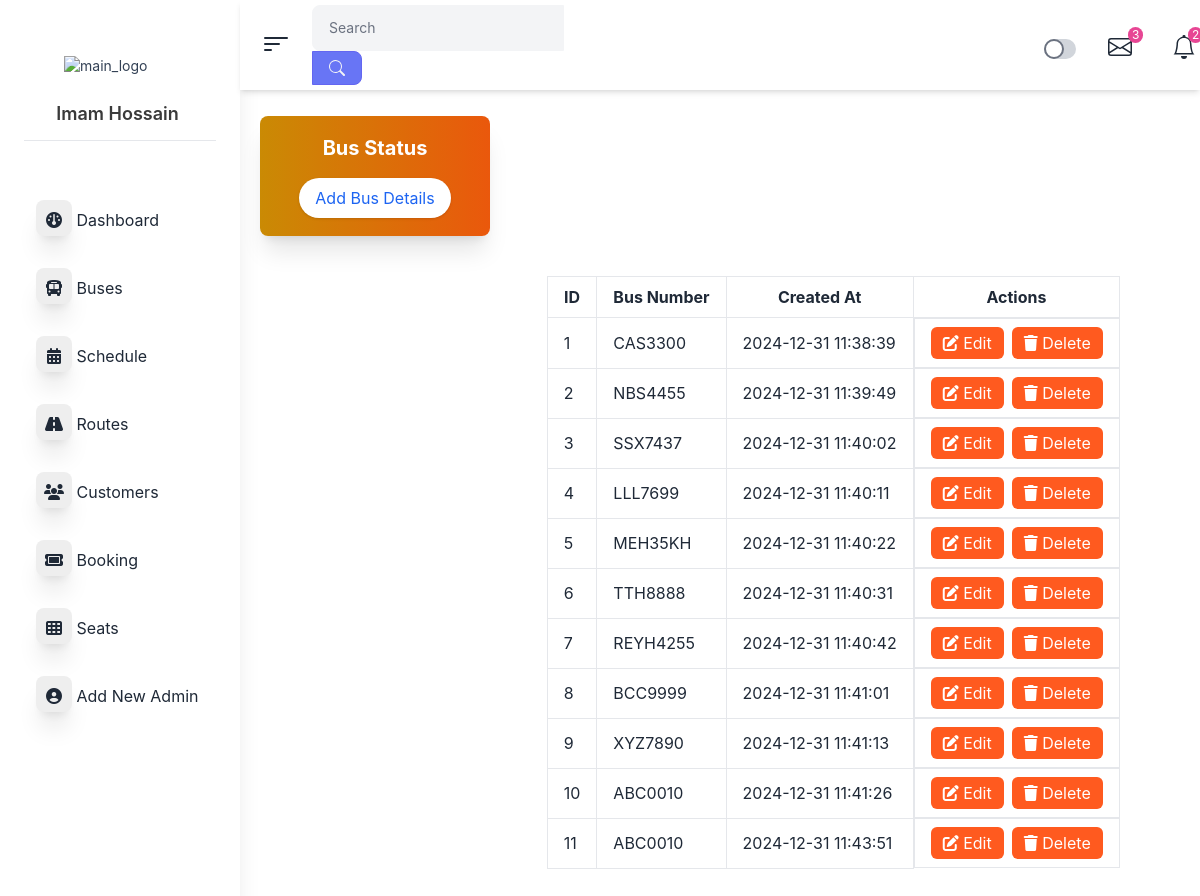
The app's page /AdminPanle/dashboard.php?pages=buses, older data.
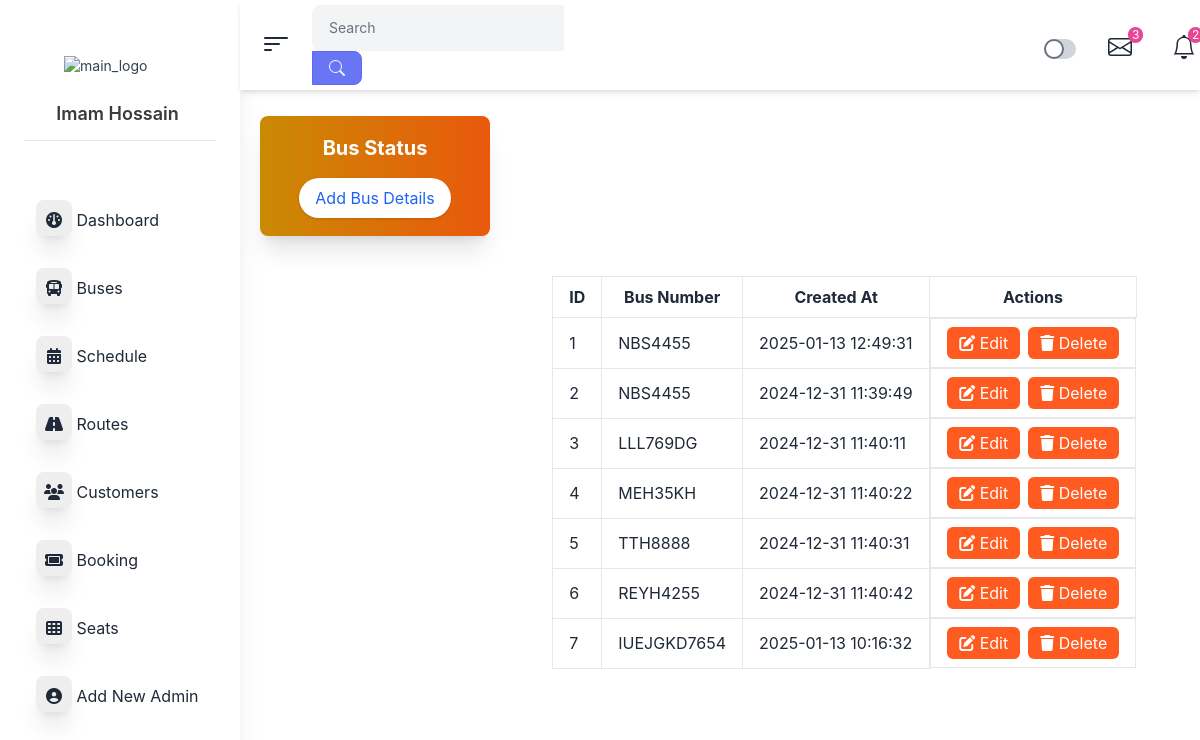
The same page, newer data.
### tables this page shows
CREATE TABLE `buses` (
  `id` int(100) NOT NULL,
  `bus_no` varchar(255) DEFAULT NULL,
  `bus_assigned` tinyint(1) NOT NULL,
  `bus_create` datetime NOT NULL DEFAULT current_timestamp()
);

### AdminPanle/pages/buses.php (the view, shortened to what this page needs)
<?php
$conn = mysqli_connect("localhost", "root", "", "shohoz_bus");
$sql = "SELECT * FROM buses";
$result = $conn->query($sql);
?>
<!DOCTYPE html>
<html lang="en">
<head>
    <link href="https://cdn.jsdelivr.net/npm/daisyui@4.12.14/dist/full.min.css" rel="stylesheet" type="text/css" />
    <link href="https://cdn.jsdelivr.net/npm/flowbite@2.5.2/dist/flowbite.min.css" rel="stylesheet" />
    <script src="https://cdn.tailwindcss.com"></script>
</head>
<body>
<section id="content" class="w-full">
    <div class="">
        <div class="bg-gradient-to-r from-yellow-600 to-orange-600 w-[230px] h-[120px] shadow-xl rounded-lg flex flex-col items-center justify-center p-4 text-white">
            <h2 class="text-xl font-bold mb-2">Bus Status</h2>
            <button id="openModalBtn" class="mt-2 px-4 py-2 bg-white text-blue-600 rounded-full shadow hover:bg-gray-100">
                Add Bus Details
            </button>
        </div>
        <div class="overflow-x-auto mt-10 ml-[50%] w-full mb-6">
            <table class="min-w-full table-auto border-collapse">
                <thead>
                    <tr>
                        <th class="px-4 py-2 border">ID</th>
                        <th class="px-4 py-2 border">Bus Number</th>
                        <th class="px-4 py-2 border">Created At</th>
                        <th class="px-4 py-2 border">Actions</th>
                    </tr>
                </thead>
                <tbody>
                <?php
                    if ($result->num_rows > 0) {
                        $count = 1;
                        while ($row = $result->fetch_assoc()) {
                            echo "
                                <tr>
                                    <td class='px-4 py-2 border'>{$count}</td>
                                    <td class='px-4 py-2 border'>{$row['bus_no']}</td>
                                    <td class='px-4 py-2 border'>{$row['bus_create']}</td>
                                    <td class='px-4 flex gap-2 py-2 border text-center'>
                                        <a href='#'
                                        class='text-white rounded-md px-3 py-1 bg-orange-500 edit-button'
                                        data-id='{$row['id']}'
                                        data-bus-no='{$row['bus_no']}'>
                                        <i class='fas fa-edit'></i> Edit
                                        </a>
                                        <a href='dashboard.php?pages=buses&deleteId={$row['id']}' data-tip='Delete Routes'
                                        class='text-white rounded-md px-3 py-1 bg-orange-500'
                                        onclick='return confirm(\"Are you sure you want to delete this bus?\");'>
                                        <i class='fas fa-trash'></i> Delete
                                        </a>
                                    </td>
                                </tr>
                            ";
                            $count++;
                        }
                    } else {
                        echo "<tr><td colspan='4' class='text-center py-4'>No Bus Available</td></tr>";
                    }
                    ?>
                </tbody>
            </table>
        </div>
    </div>
</section>
</body>
</html>

### AdminPanle/dashboard.php (shortened to what this page needs)
<!DOCTYPE html>
<html lang="en" data-theme="light">
<head>
    <link href="https://cdn.jsdelivr.net/npm/daisyui@4.12.14/dist/full.min.css" rel="stylesheet" type="text/css" />
    <link href="https://cdn.jsdelivr.net/npm/flowbite@2.5.2/dist/flowbite.min.css" rel="stylesheet" />
    <script src="https://cdn.tailwindcss.com"></script>
</head>
<body>
    <section>
        <div class="flex h-[100vh]">
            <div class="fixed z-50 w-[20%]">
                <?php require_once("./pages/siderbar.php")?>
            </div>
            <div class=" ml-[20%] flex h-full">
                <div class="z-50">
                    <?php require_once("./pages/navbar.php")?>
                </div>
                <div>
                <main class="w-full pl-5 py-5 mt-24 -z-50">
                    <?php
                    $page = isset($_GET['pages']) ? $_GET['pages'] : 'dashboard';
                    $file = "./pages/{$page}.php";
                    if (file_exists($file)) {
                        include $file;
                    } else {
                        echo "<h1 class='text-2xl'>Page not found</h1>";
                    }
                    ?>
                </main>
                </div>
            </div>
        </div>
    </section>
</body>
</html>

### AdminPanle/pages/siderbar.php (shortened to what this page needs)
<!DOCTYPE html>
<html lang="en" data-theme="light">
<head>
    <link href="https://cdn.jsdelivr.net/npm/daisyui@4.12.14/dist/full.min.css" rel="stylesheet" type="text/css" />
    <link href="https://cdn.jsdelivr.net/npm/flowbite@2.5.2/dist/flowbite.min.css" rel="stylesheet" />
    <script src="https://cdn.tailwindcss.com"></script>
</head>
<body>
    <section>
    <div class="">
            <div class="fixed w-[20%] shadow-xl pt-8 bg-[#ffffff]" >
                <div class="h-20">
                    <a class="block px-8 py-6 m-0 text-sm whitespace-nowrap text-slate-700 dark:text-white" href="" target="_blank">
                        <img src="https://i.ibb.co.com/5Y53PdM/shohoz-logo-new.png" class="h-full max-w-full transition-all duration-200 ease-soft-in-out max-h-9 ml-8 dark:inline-block" alt="main_logo">
                    </a>
                    <div class="text-center">
                        <p class="font-semibold transition-all text-lg ml-[-5px] duration-200 text-[#3a3a3a]">Imam Hossain</p>
                    </div>
                    <hr class="mx-6 mt-3">
                </div>
                <div class="mt-20 h-auto px-6" style="height: calc(100vh - 5rem); overflow-y: auto; padding-right: 10px;">
                    <ul class="w-full ">
                        <li class="mb-4 rounded-lg text-base hover:text-[#11BE86] hover:bg-[#e5e7eb] py-2 px-3"><a href="dashboard.php?pages=adminDash"><i class="fa-solid fa-gauge w-9 h-9 bg-[#eeeeee] shadow-xl rounded-lg text-center  pt-3"></i> Dashboard</a></li>
                        <li class="mb-4 rounded-lg text-base hover:bg-[#e5e7eb] py-2 px-3"><a href="dashboard.php?pages=buses"><i class="fa-solid fa-bus w-9 h-9 bg-[#eeeeee] shadow-xl rounded-lg text-center  pt-3"></i> Buses</a></li>
                        <li class="mb-4 rounded-lg text-base hover:bg-[#e5e7eb] py-2 px-3"><a href=""><i class="fa-solid fa-calendar-days w-9 h-9 bg-[#eeeeee] shadow-xl rounded-lg text-center  pt-3"></i> Schedule </a></li>
                        <li class="mb-4 rounded-lg text-base hover:bg-[#e5e7eb] py-2 px-3"><a href="dashboard.php?pages=routes"><i class="fa-solid fa-road w-9 h-9 bg-[#eeeeee] shadow-xl rounded-lg text-center  pt-3"></i> Routes</a></li>
                        <li class="mb-4 rounded-lg text-base hover:bg-[#e5e7eb] py-2 px-3"><a href=""><i class="fa-solid fa-users w-9 h-9 bg-[#eeeeee] shadow-xl rounded-lg text-center  pt-3"></i> Customers</a></li>
                        <li class="mb-4 rounded-lg text-base hover:bg-[#e5e7eb] py-2 px-3"><a href=""><i class="fa-solid fa-ticket w-9 h-9 bg-[#eeeeee] shadow-xl rounded-lg text-center  pt-3"></i> Booking</a></li>
                        <li class="mb-4 rounded-lg text-base hover:bg-[#e5e7eb] py-2 px-3"><a href="dashboard.php?pages=seates"><i class="fa-solid fa-th w-9 h-9 bg-[#eeeeee] shadow-xl rounded-lg text-center  pt-3"></i> Seats</a></li>
                        <li class="mb-4 rounded-lg text-base hover:bg-[#e5e7eb] py-2 px-3"><a href=""><i class="fa-solid fa-circle-user w-9 h-9 bg-[#eeeeee] shadow-xl rounded-lg text-center  pt-3"></i> Add New Admin</a></li>
                    </ul>
                </div>
            </div>
        </div>
    </section>
</body>
</html>

### AdminPanle/pages/navbar.php (shortened to what this page needs)
<!DOCTYPE html>
<html lang="en" data-theme="light">
<head>
    <link href="https://cdn.jsdelivr.net/npm/daisyui@4.12.14/dist/full.min.css" rel="stylesheet" type="text/css" />
    <link href="https://cdn.jsdelivr.net/npm/flowbite@2.5.2/dist/flowbite.min.css" rel="stylesheet" />
    <script src="https://cdn.tailwindcss.com"></script>
</head>
<body>
    <section>
            <div class="fixed px-5 bg-white flex w-[80%] items-center h-[90px] shadow-md">
                <button class="">
                </button>
                <form action="" class="mx-5 ">
                    <div class="flex flex-wrap items-stretch w-full relative">
                        <input type="text" name="searchInp" id="searchInp" placeholder="Search" class="flex-shrink flex-grow max-w-full leading-5 relative text-sm py-3 px-4 rounded-l-lg text-gray-800 bg-gray-100 overflow-x-auto focus:outline-none border border-gray-100 focus:border-gray-200 focus:ring-0 dark:text-gray-400 dark:bg-gray-700 dark:border-gray-700 dark:focus:border-gray-600">
                        <div class="flex -mr-px">
                            <button class="flex items-center py-2 rounded-r-lg px-4 ltr:-ml-1 rtl:-mr-1 ltr:rounded-r rtl:rounded-l leading-5 text-gray-100 bg-indigo-500 border border-indigo-500 hover:text-white hover:bg-indigo-600 hover:ring-0 hover:border-indigo-600 focus:bg-indigo-600 focus:border-indigo-600 focus:outline-none focus:ring-0">
                                <svg xmlns="http://www.w3.org/2000/svg" viewBox="0 0 16 16" width="1em" height="1em" fill="currentColor" class="bi bi-search"><path d="M11.742 10.344a6.5 6.5 0 1 0-1.397 1.398h-.001q.044.06.098.115l3.85 3.85a1 1 0 0 0 1.415-1.414l-3.85-3.85a1 1 0 0 0-.115-.1zM12 6.5a5.5 5.5 0 1 1-11 0 5.5 5.5 0 0 1 11 0"></path></svg>
                            </button>
                        </div>
                    </div>
                </form>
                    <ul class="flex gap-2 ml-[50%] items-center mt-2">
                        <li class="relative ">
                            <div class="relative">
                                <div class="relative w-8 py-3">
                                    <input type="checkbox" name="lightdark" id="labele" class="toggle-checkbox absolute block w-5 h-5 rounded-full bg-white dark:bg-gray-700 border-2 dark:border-gray-700 appearance-none cursor-pointer" value="1">
                                </div>
                            </div>
                        </li>
                        <li class="relative">
                            <button class="py-3 px-4 ml-2 flex text-sm rounded-full focus:outline-none" id="user-messages" type="button" aria-haspopup="menu" aria-expanded="false" data-headlessui-state="">
                                <div class="relative inline-block">
                                    <div class="relative inline-block">
                                        <span class="flex justify-center absolute -top-2 ml-5 ltr:-right-1 rtl:-left-1 text-center bg-pink-500 px-1 text-white rounded-full text-xs">
                                        <span class="align-self-center">3</span>
                                        </span>
                                    </div>
                                </div>
                            </button>
                        </li>
                        <li class="relative">
                            <button class="py-3 px-4 flex text-sm rounded-full focus:outline-none" id="user-menu-button" type="button" aria-haspopup="menu" aria-expanded="false" data-headlessui-state="">
                                <div class="relative inline-block">
                                    <div class="relative inline-block">
                                        <span class="flex justify-center absolute -top-2 ltr:-right-1 ml-4 rtl:-left-1 text-center bg-pink-500 px-1 text-white rounded-full text-xs"><span class="align-self-center">2</span></span>
                                    </div>
                                </div>
                            </button>
                        </li>
                    </ul>
            </div>
    </section>
</body>
</html>

Row changes from the older to the newer data that the page shows:
removed buses: bus_no "CAS3300", bus_create "2024-12-31 11:38:39"
removed buses: bus_no "SSX7437", bus_create "2024-12-31 11:40:02"
removed buses: bus_no "BCC9999", bus_create "2024-12-31 11:41:01"
removed buses: bus_no "XYZ7890", bus_create "2024-12-31 11:41:13"
removed buses: bus_no "ABC0010", bus_create "2024-12-31 11:41:26"
removed buses: bus_no "ABC0010", bus_create "2024-12-31 11:43:51"
added buses: bus_no "NBS4455", bus_create "2025-01-13 12:49:31"
changed buses: bus_no "LLL7699" → "LLL769DG"
added buses: bus_no "IUEJGKD7654", bus_create "2025-01-13 10:16:32"
